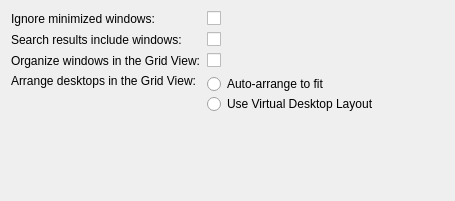
<?xml version="1.0" encoding="UTF-8"?>
<!--
    SPDX-FileCopyrightText: 2021 Vlad Zahorodnii <vlad.zahorodnii@kde.org>

    SPDX-License-Identifier: LGPL-2.1-only OR LGPL-3.0-only OR LicenseRef-KDE-Accepted-LGPL
-->
<ui version="4.0">
 <class>OverviewEffectConfig</class>
 <widget class="QWidget" name="OverviewEffectConfig">
  <property name="geometry">
   <rect>
    <x>0</x>
    <y>0</y>
    <width>455</width>
    <height>201</height>
   </rect>
  </property>
  <layout class="QFormLayout" name="formLayout">
   <item row="0" column="0">
    <widget class="QLabel" name="label_IgnoreMinimized">
     <property name="text">
      <string>Ignore minimized windows:</string>
     </property>
    </widget>
   </item>
   <item row="0" column="1">
    <widget class="QCheckBox" name="kcfg_IgnoreMinimized">
     <property name="text">
      <string/>
     </property>
    </widget>
   </item>
   <item row="1" column="0">
    <widget class="QLabel" name="label_FilterWindows">
     <property name="text">
      <string>Search results include windows:</string>
     </property>
    </widget>
   </item>
   <item row="1" column="1">
    <widget class="QCheckBox" name="kcfg_FilterWindows">
     <property name="text">
      <string/>
     </property>
    </widget>
   </item>
   <item row="2" column="0">
    <widget class="QLabel" name="label_OrganizedGrid">
     <property name="text">
      <string>Organize windows in the Grid View:</string>
     </property>
    </widget>
   </item>
   <item row="2" column="1">
    <widget class="QCheckBox" name="kcfg_OrganizedGrid">
     <property name="text">
      <string/>
     </property>
    </widget>
   </item>
   <item row="3" column="0">
    <widget class="QLabel" name="label_AutoArrangeGrid">
     <property name="text">
      <string>Arrange desktops in the Grid View:</string>
     </property>
     <property name="alignment">
      <set>Qt::AlignLeading|Qt::AlignLeft|Qt::AlignTop</set>
     </property>
    </widget>
   </item>
   <item row="3" column="1">
    <layout class="QVBoxLayout" name="layout_AutoArrangeGrid">
     <property name="spacing">
      <number>0</number>
     </property>
     <property name="leftMargin">
      <number>0</number>
     </property>
     <property name="topMargin">
      <number>0</number>
     </property>
     <property name="rightMargin">
      <number>0</number>
     </property>
     <property name="bottomMargin">
      <number>0</number>
     </property>
     <item>
      <widget class="QRadioButton" name="kcfg_AutoArrangeGrid">
       <property name="text">
        <string>Auto-arrange to fit</string>
       </property>
      </widget>
     </item>
     <item>
      <widget class="QRadioButton" name="kcfg_ArrangeGridByVD">
       <property name="text">
        <string>Use Virtual Desktop Layout</string>
       </property>
      </widget>
     </item>
    </layout>
   </item>
   <item row="4" column="0" colspan="2">
    <widget class="KShortcutsEditor" name="shortcutsEditor">
     <property name="sizePolicy">
      <sizepolicy hsizetype="Preferred" vsizetype="Preferred">
       <horstretch>0</horstretch>
       <verstretch>0</verstretch>
      </sizepolicy>
     </property>
     <property name="actionTypes">
       <enum>KShortcutsEditor::GlobalAction</enum>
     </property>
    </widget>
   </item>
  </layout>
 </widget>
 <customwidgets>
  <customwidget>
   <class>KShortcutsEditor</class>
   <extends>QWidget</extends>
   <header>kshortcutseditor.h</header>
   <container>1</container>
  </customwidget>
 </customwidgets>
 <resources/>
 <connections/>
</ui>
